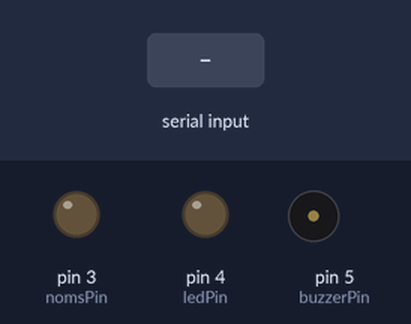
Simulated run of this sketch. Board: Arduino Uno, built with avr-gcc and run on an emulated ATmega328P. Parts: output pins drawn as LEDs (lit = HIGH), buzzer (waves = sounding). Inputs (shaded band) come from the test bench.

Above: at 1.2 s.
1.3 s: "1" received over the second serial link
At 1.45 s:
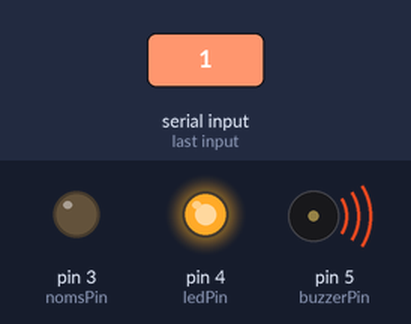
Timing chart, 0 to 4.3 s (numbered marks = the images above; inputs shaded):
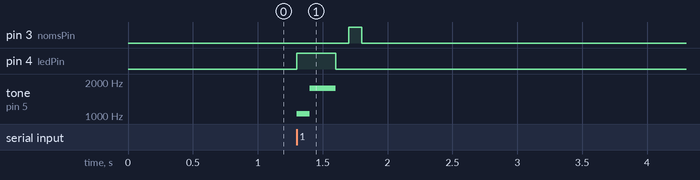

Measured:
- after the input at 1.3 s, pin 3 (nomsPin): LOW → HIGH after 0.40 s, → LOW 0.10 s later; pin 4 (ledPin): LOW → HIGH at once, → LOW 0.30 s later; tone on pin 5 (buzzerPin): silent → 1047 Hz at once, → 1760 Hz 0.10 s later, → silent 0.20 s later

The sketch:

D_B.ino
```cpp
#include <SoftwareSerial.h>

const int ledPin = 4;
const int buzzerPin = 5;
const int nomsPin = 3;

int command;
bool systemOn = false;
unsigned long previousMillis = 0;
const long interval = 500;
SoftwareSerial HC12(10, 11); // RX, TX for HC-12

void setup() {
  Serial.begin(9600); // Initialize software serial communication with Serial Monitor
  HC12.begin(1200);   // Initialize software serial communication with HC-12
  pinMode(ledPin, OUTPUT);
  pinMode(buzzerPin, OUTPUT);
  pinMode(nomsPin, OUTPUT);
}

void loop() {
  unsigned long currentMillis = millis();

  if (HC12.available() > 0) {
    command = HC12.read();  // Read data from Device A via HC-12
    if (command == '1') {
      digitalWrite(ledPin, HIGH);
      HC12.write('3'); // Send '3' to Device A via HC-12
      tone(buzzerPin, 1047, 100);
      delay(100);
      tone(buzzerPin, 1760, 200);
      delay(200);
      digitalWrite(ledPin, LOW);
      digitalWrite(nomsPin, HIGH);
      previousMillis = currentMillis;  // Reset the timer when signal is received
      systemOn = true;
    }
  } else {
    if (systemOn) {
      if (currentMillis - previousMillis < interval) {
        if ((currentMillis / 100) % 2 == 0) {
          digitalWrite(nomsPin, LOW);
        } else {
          digitalWrite(nomsPin, HIGH);
        }
      } else {
        digitalWrite(ledPin, LOW);
        digitalWrite(nomsPin, LOW);
        noTone(buzzerPin);
        systemOn = false;
      }
    }
  }

  if (Serial.available() > 0) {
    command = Serial.read();  // Read the command sent by the master
    // Handle incoming commands from Device A via Serial Monitor if required
  }
}
```
